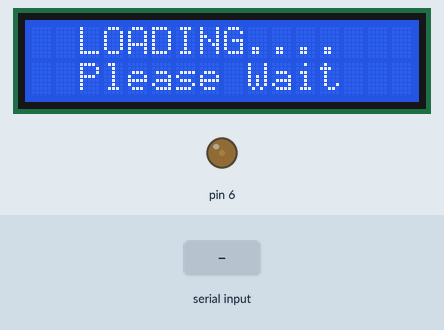
Recording of a sketch running on a simulated Arduino Uno, built with avr-gcc and run on an emulated ATmega328P. Parts: 16×2 character LCD, output pins drawn as LEDs (lit = HIGH). The test bench sets the inputs (shaded band).

Above: at 3.1 s.
At 6.2 s:
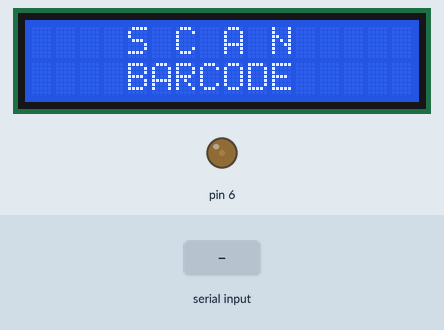
6.3 s: "prod1" received over Serial
At 7.6 s:
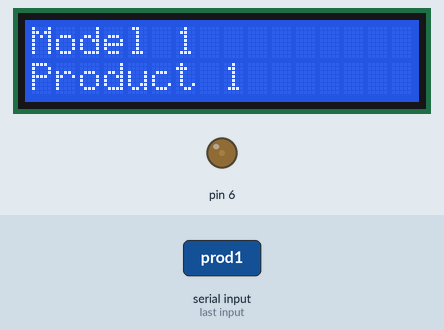
8.8 s: "1" received over Serial
At 10.8 s:
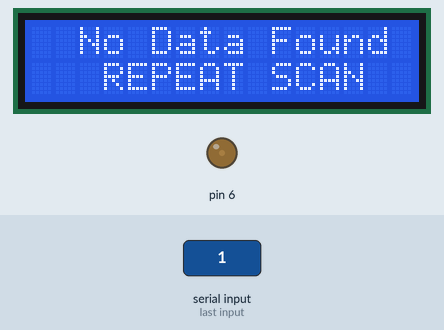
Timing chart, 0 to 12.3 s (numbered marks = the images above; inputs shaded):
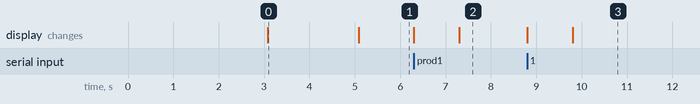

The sketch:

OK_LCD.ino
```cpp
#include <LiquidCrystal.h>

int Contrast=25;
LiquidCrystal lcd(12, 11, 5, 4, 3, 2);


void setup() {
  analogWrite(6,Contrast);
  lcd.begin(16, 2);

  lcd.clear();
  lcd.setCursor(0,0);
  lcd.print("   TTech NAVI");
  lcd.setCursor(0,1);
  lcd.print("      SP17    ");
  delay(3000);

  lcd.clear();
  lcd.setCursor(0,0);
  lcd.print("  LOADING....    ");
  lcd.setCursor(0,1);
  lcd.print("  Please Wait   ");
  delay(2000);

  lcd.clear();
  lcd.setCursor(0,0);
  lcd.print("    S C A N  ");
  lcd.setCursor(0,1);
  lcd.print("    BARCODE     ");

  Serial.begin(115200);
}

void loop() {

  if (Serial.available()) {
       lcd.clear();

     String Str =  Serial.readString();

       if(Str == "prod1")
       {

         lcd.setCursor(0,0);
         lcd.print("Model 1");
         lcd.setCursor(0,1);
         lcd.print("Product 1");

       }
     else if(Str == "prod2")
       {

         lcd.setCursor(0,0);
         lcd.print("Model 2");
         lcd.setCursor(0,1);
         lcd.print("Product 2");

       }
       else if(Str == "prod3")
       {

         lcd.setCursor(0,0);
         lcd.print("Model 3");
         lcd.setCursor(0,1);
         lcd.print("Product 3");

       }
        else if(Str == "prod4")
       {

         lcd.setCursor(0,0);
         lcd.print("Model 4");
         lcd.setCursor(0,1);
         lcd.print("Product 4");

       }
       else
       {

         lcd.setCursor(0,0);
         lcd.print("  No Data Found");
         lcd.setCursor(0,1);
         lcd.print("   REPEAT SCAN ");

       }
        }


    }
```

Measured:
- after the input at 6.3 s, the display: first changes at once (image 2 shows a later state)
- after the input at 8.8 s, the display: first changes at once (image 3 shows a later state)
- what the display in image 0 shows lasts 2.0 s, from 3.1 s to 5.1 s
